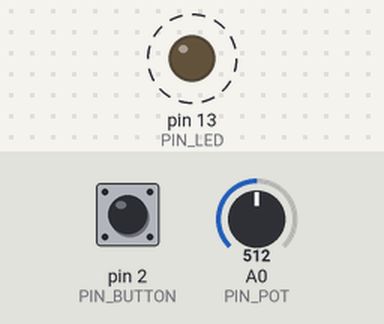
This sketch was run on a simulated Arduino Uno, built with avr-gcc and run on an emulated ATmega328P. On the bench: output pins drawn as LEDs (lit = HIGH). Dashed ring = blinking. The inputs (shaded band) are chosen by the test bench; at power-on: pin 2 (PIN_BUTTON) LOW, A0 (PIN_POT) = 512. What the sketch prints to the serial monitor is not drawn.

Above: at 1.6 s.
1.7 s: pin 2 (PIN_BUTTON) pulled HIGH for 1.8 s
Timing chart, 0 to 11.2 s (numbered marks = the images above; inputs shaded):
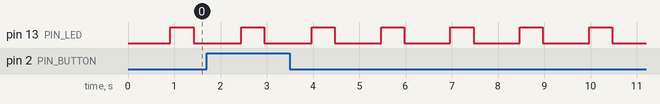

Measured:
- by itself, pin 13 (PIN_LED): alternates HIGH for 0.50 s and LOW for 1.0 s

The sketch:

is2_taller_sistemas_embebidos.ino
```cpp
//*------------------------------------------------------------------
//* UADER - FCyT
//* Ingeniería de Software II
//* Dr. Pedro E. Colla
//*
//* TP12: Sistemas Embebidos - Arduino Uno
//* Alumno: Jesús Arévalo
//*
//* Archivo: is2_taller_sistemas_embebidos.ino
//* Descripción: Firmware corregido y parametrizado para la evaluación
//*              del circuito con potenciómetro, pulsador y LED integrado.
//*------------------------------------------------------------------

// ==================================================================
// CONFIGURACIÓN DE PINES (MAPPING DE HARDWARE)
// ==================================================================
const int PIN_BUTTON = 2;          // Entrada digital: Pulsador en D2
const int PIN_POT    = A0;         // Entrada analógica: Potenciómetro en A0 (Corregido respecto al original)
const int PIN_LED    = LED_BUILTIN;// Salida digital: LED onboard en D13

// ==================================================================
// SELECCIÓN DE PERFIL / MODALIDAD DE EJECUCIÓN
// ------------------------------------------------------------------
// Descomente únicamente UNA de las siguientes directivas:
#define MODO_BASE       // Consigna Base: Umbral 50% (<= 511), parpadeo cada 1 s
// #define MODO_A_5S    // Modificación (a): Ritmo de parpadeo cada 5 s
// #define MODO_B_1S    // Modificación (b): Ritmo de parpadeo cada 1 s
// #define MODO_C_25PCT // Modificación (c): Umbral al 25% (<= 255)

// ==================================================================
// PARÁMETROS DEL SISTEMA SEGÚN MODO SELECCIONADO
// ==================================================================
#if defined(MODO_A_5S)
    const int    UMBRAL_ADC          = 511;   // 50% de 1023 (2.50V)
    const float  UMBRAL_PORCENTAJE   = 50.0;
    const unsigned long TIEMPO_ON_MS = 2500;  // Parpadeo cada 5 s (semi-período ON)
    const unsigned long TIEMPO_OFF_MS= 2500;  // Semi-período OFF
    const char*  MODO_NOMBRE         = "Modificación (a): Parpadeo cada 5 segundos";

#elif defined(MODO_B_1S)
    const int    UMBRAL_ADC          = 511;   // 50% de 1023 (2.50V)
    const float  UMBRAL_PORCENTAJE   = 50.0;
    const unsigned long TIEMPO_ON_MS = 500;   // Parpadeo cada 1 s (semi-período ON)
    const unsigned long TIEMPO_OFF_MS= 500;   // Semi-período OFF
    const char*  MODO_NOMBRE         = "Modificación (b): Parpadeo cada 1 segundo";

#elif defined(MODO_C_25PCT)
    const int    UMBRAL_ADC          = 255;   // 25% de 1023 (1.25V)
    const float  UMBRAL_PORCENTAJE   = 25.0;
    const unsigned long TIEMPO_ON_MS = 500;   // Parpadeo nominal 1 s
    const unsigned long TIEMPO_OFF_MS= 500;
    const char*  MODO_NOMBRE         = "Modificación (c): Umbral de activación al 25%";

#else // MODO_BASE por defecto
    const int    UMBRAL_ADC          = 511;   // 50% de 1023 (2.50V)
    const float  UMBRAL_PORCENTAJE   = 50.0;
    const unsigned long TIEMPO_ON_MS = 500;   // 500 ms ON
    const unsigned long TIEMPO_OFF_MS= 500;   // 500 ms OFF
    const char*  MODO_NOMBRE         = "Consigna Base: Umbral 50%, Parpadeo 1 s";
#endif

// ==================================================================
// CONFIGURACIÓN DE POLARIDAD DEL PULSADOR
// ------------------------------------------------------------------
// En el circuito estándar de TinkerCad con resistor pull-down a GND,
// el pulsador entrega HIGH (1) al presionarse.
// Si se utiliza pull-up (o pulsador conectado a GND con pull-up interno),
// cambiar a LOW (0).
const int BUTTON_PRESSED = HIGH;

// Retardo de estabilización de ciclo de lectura especificado en la consigna
const unsigned long DELAY_CICLO_MS = 500;

// ==================================================================
// INICIALIZACIÓN (SETUP)
// ==================================================================
void setup()
{
  // Configuración de direcciones de puertos
  pinMode(PIN_LED, OUTPUT);
  pinMode(PIN_POT, INPUT);
  pinMode(PIN_BUTTON, INPUT);

  // Inicialización de la interfaz de comunicaciones serie
  Serial.begin(9600);
  while (!Serial) {
    ; // Espera para puertos nativos USB (Arduino Leonardo/Micro, compatible Uno)
  }

  // Banner informativo del sistema
  Serial.println(F("=================================================="));
  Serial.println(F("   UADER - FCyT | Ingenieria de Software II"));
  Serial.println(F("   TP12: Taller de Sistemas Embebidos (Arduino Uno)"));
  Serial.println(F("   Alumno: Jesus Arevalo"));
  Serial.println(F("=================================================="));
  Serial.print(F("Modo activo: "));
  Serial.println(MODO_NOMBRE);
  Serial.print(F("Umbral ADC de activacion: <= "));
  Serial.print(UMBRAL_ADC);
  Serial.print(F(" ("));
  Serial.print(UMBRAL_PORCENTAJE, 1);
  Serial.print(F("% de Vcc = "));
  Serial.print((UMBRAL_PORCENTAJE * 5.0) / 100.0, 2);
  Serial.println(F(" V)"));
  Serial.print(F("Periodo de parpadeo: "));
  Serial.print(TIEMPO_ON_MS + TIEMPO_OFF_MS);
  Serial.println(F(" ms"));
  Serial.println(F("Sistema iniciado y en espera de eventos..."));
  Serial.println(F("--------------------------------------------------"));
}

// ==================================================================
// CICLO PRINCIPAL (LOOP)
// ==================================================================
void loop()
{
  // 1. Lectura del estado del pulsador físico
  int estadoBoton = digitalRead(PIN_BUTTON);

  // 2. Evaluación: ¿Se encuentra presionado el pulsador?
  if (estadoBoton == BUTTON_PRESSED) {
    // Lectura analógica de la tensión en el potenciómetro (canal A0, 10 bits: 0-1023)
    int valorADC = analogRead(PIN_POT);
    float tensionVoltios = (valorADC * 5.0) / 1023.0;
    float porcentaje = (valorADC / 1023.0) * 100.0;

    // Condición: Tensión menor o igual a la tensión umbral (50% o 25% según modo)
    if (valorADC <= UMBRAL_ADC) {
      // Estado Activo: LED permanente encendido
      digitalWrite(PIN_LED, HIGH);

      // Exhibición del valor medido en la consola serie
      Serial.print(F("[ACTIVADO] Boton PRESIONADO | ADC: "));
      Serial.print(valorADC);
      Serial.print(F(" / 1023 | Tension: "));
      Serial.print(tensionVoltios, 2);
      Serial.print(F(" V ("));
      Serial.print(porcentaje, 1);
      Serial.println(F("% de Vcc) -> LED ENCENDIDO PERMANENTE"));
    } else {
      // Condición no cumplida (tensión superior al umbral):
      // El LED onboard se apaga y continúa su ciclo de parpadeo
      Serial.print(F("[ALERTA] Boton PRESIONADO pero Tension > Umbral | ADC: "));
      Serial.print(valorADC);
      Serial.print(F(" ("));
      Serial.print(tensionVoltios, 2);
      Serial.println(F(" V) -> Parpadeando LED..."));

      ejecutarCicloParpadeo();
    }
  } else {
    // Si el pulsador NO está presionado:
    // El sistema mantiene el LED parpadeando en estado de espera (idle)
    ejecutarCicloParpadeo();
  }

  // Retardo de ciclo especificado en la consigna (500 ms)
  delay(DELAY_CICLO_MS);
}

// ==================================================================
// SUBRUTINA DE PARPADEO DEL LED
// ==================================================================
void ejecutarCicloParpadeo()
{
  digitalWrite(PIN_LED, LOW);
  delay(TIEMPO_OFF_MS);
  digitalWrite(PIN_LED, HIGH);
  delay(TIEMPO_ON_MS);
  digitalWrite(PIN_LED, LOW);
}
```
